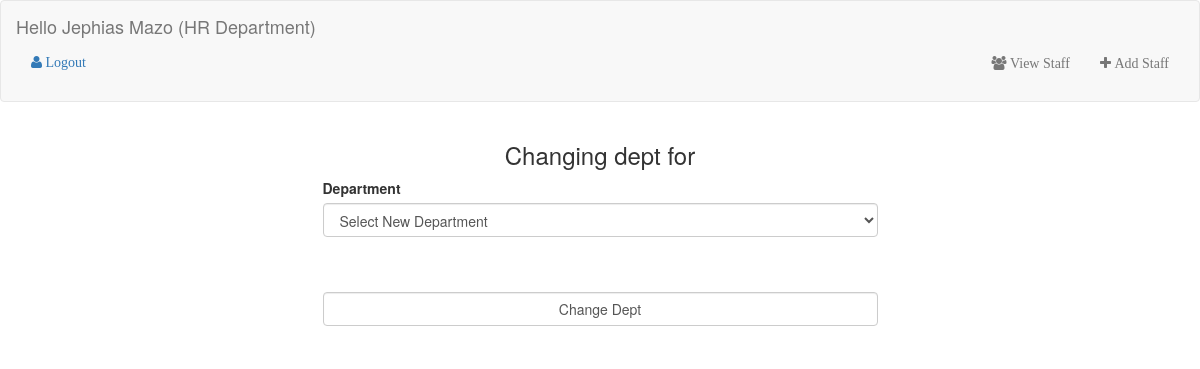
/hr/hr_change_dept.php (signed in), run on the app's committed database.
### tables this page shows
CREATE TABLE `staff` (
  `entry_id` int(11) NOT NULL,
  `staff_id` varchar(50) NOT NULL,
  `fname` varchar(50) NOT NULL,
  `surname` varchar(50) NOT NULL,
  `role` varchar(50) NOT NULL,
  `dept` varchar(50) NOT NULL,
  `date_joined` datetime NOT NULL DEFAULT CURRENT_TIMESTAMP,
  `contact` text NOT NULL,
  `username` varchar(50) NOT NULL,
  `password` varchar(50) NOT NULL
);

### hr/hr_change_dept.php (the view, shortened to what this page needs)
<?php include('_header.php');
$zita = $_GET['name']; ?>
<div class="container">
  <div class="row">
    <div class="col-md-3">
    </div>
    <div class="col-md-6">
      <h3 align ="center">Changing dept for <?php echo $zita; ?></h3>
      <form method="POST" action="">
        <div class="form-group">
          <label>Department</label>
          <select name="dept" class="form-control">
            <option name"" value="">Select New Department</option>
              </select>
            </div>
        <div class="form-group">
          <br><br>
          <input name="submit" type="submit" id="submit" class="form-control submit_button" value="Change Dept"  />
        </div>
      </form>
    </div>
    <div class="col-md-3">
    </div>
  </div>
</div>

### hr/_header.php (shortened to what this page needs)
<?php
include '../opendb.php';
$username=$_SESSION['username'];
   ?> <script>
      </script><?php
$rs = mysqli_query($con, "select * from staff where staff_id = '$username'")or die(mysqli_error($con));
while($row = mysqli_fetch_array($rs))
{
   $fname1 = $row['fname'];
   $surname1 = $row['surname'];
   $dept = $row['dept'];
}
?>
<html>
    <head>
        <link rel="stylesheet" href="../css/bootstrap.min.css">
        <link rel="stylesheet" href="../css/font-awesome.min.css">
        <link rel="stylesheet" href="../css/style.css">
</head>
 <nav class="navbar navbar-default">
  <div class="container-fluid">
    <div class="navbar-header">
      <a class="navbar-brand" href="index.php">
        <span class="">Hello <?php echo $fname1.' '.$surname1; ?> (<?php echo strtoupper($dept).' Department'; ?>)</span>
        <br><br>
        <li style="list-style-type:none;"><a href="../logout.php"><i class="fa fa-user">&nbsp;Logout</i></a></li>
      </a>
    </div>
    <div class="collapse navbar-collapse" id="myNavbar">
      <ul class="nav navbar-nav navbar-right">
        <br><br>
        <li><a href="hr_view.php"><i class="fa fa-users">&nbsp;View Staff</i></a></li>
        <li><a href="hr_add.php"><i class="fa fa-plus">&nbsp;Add Staff</i></a></li>
    </ul>
    </div>
  </div>
</nav>

### data on the page
staff: fname "Jephias", surname "Mazo", dept "HR"
